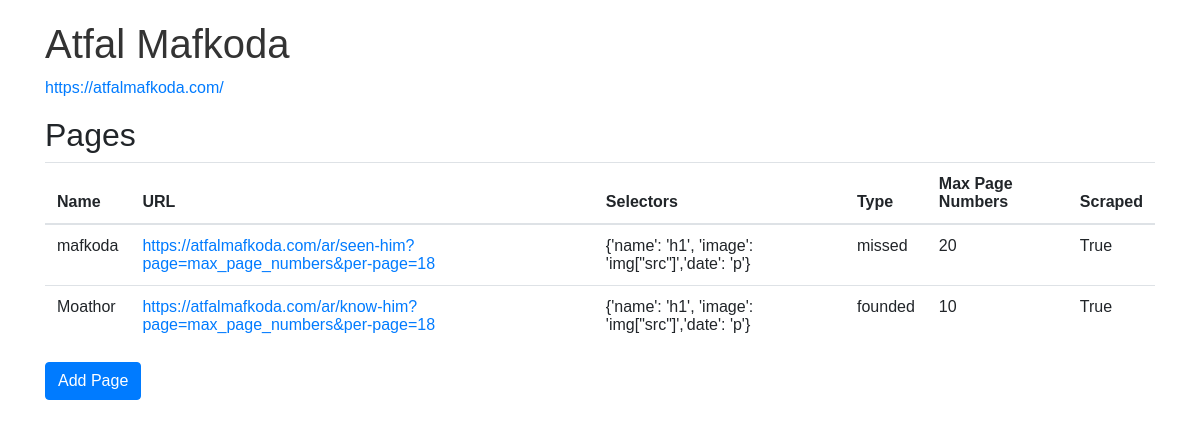
The page /source/1 on the database its author committed.
### models.py (models this page shows, shortened)
class Source(Base):
    __tablename__ = 'source'
    id = Column(Integer, primary_key=True)
    name = Column(String(100), nullable=False)
    url = Column(String(200), nullable=False)
    created_at = Column(DateTime, default=datetime.utcnow)
    pages = relationship('SourcePage', backref='source', lazy=True)
    scraped_persons = relationship('ScrapedPerson', backref='source', lazy=True)

class SourcePage(Base):
    __tablename__ = 'source_page'
    id = Column(Integer, primary_key=True)
    name = Column(String(100), nullable=False)
    url = Column(String(200), nullable=False)
    selectors = Column(String, nullable=False)
    scraped = Column(Boolean, default=False)
    type = Column(String,nullable=False)
    max_page_numbers = Column(Integer, nullable=True)
    created_at = Column(DateTime, default=datetime.utcnow)
    source_id = Column(Integer, ForeignKey('source.id'), nullable=False)

### scraping.py (the view)
@scrap_app.route('/source/<int:source_id>', methods=['GET'])
def source(source_id):
    source = session.query(Source).get(source_id)
    pages=source.pages
    return render_template('source.html', source=source, pages=pages)

### templates/source.html (shortened to what this page needs)
<html>
<head>
  <link rel="stylesheet" href="https://maxcdn.bootstrapcdn.com/bootstrap/4.0.0/css/bootstrap.min.css">
</head>
<body>
  <div class="container">
    <h1>{{ source.name }}</h1>
    <p><a href="{{ source.url }}" target="_blank">{{ source.url }}</a></p>
    <h2>Pages</h2>
    <table class="table">
      <thead>
        <tr>
          <th>Name</th>
          <th>URL</th>
          <th>Selectors</th>
          <th>Type</th>
          <th>Max Page Numbers</th>
          <th>Scraped</th>
        </tr>
      </thead>
      <tbody>
        {% for page in pages %}
          <tr>
            <td>{{ page.name }}</td>
            <td><a href="{{ page.url }}" target="_blank">{{ page.url }}</a></td>
            <td>{{ page.selectors }}</td>
            <td>{{ page.type }}</td>
            <td>{{ page.max_page_numbers }}</td>
            <td>{{ page.scraped }}</td>
          </tr>
        {% endfor %}
      </tbody>
    </table>
    <a href="{{ url_for('scrap.add_page', source_id=source.id) }}" class="btn btn-primary">Add Page</a>
  </div>
</body>
</html>

### templates/source.html (style rules this page uses)
body { font-family: Arial, sans-serif; padding: 20px; }
h1 { color: #333; }

### rows shown on the page
Source: name "Atfal Mafkoda", url "https://atfalmafkoda.com/"
SourcePage: name "mafkoda", url "https://atfalmafkoda.com/ar/seen-him?page=max_page_numbers&per-page=18", selectors "{'name': 'h1', 'image': 'img[\"src\"]','date': 'p'}", type "missed", max_page_numbers "20", scraped "True"
SourcePage: name "Moathor", url "https://atfalmafkoda.com/ar/know-him?page=max_page_numbers&per-page=18", selectors "{'name': 'h1', 'image': 'img[\"src\"]','date': 'p'}", type "founded", max_page_numbers "10", scraped "True"
